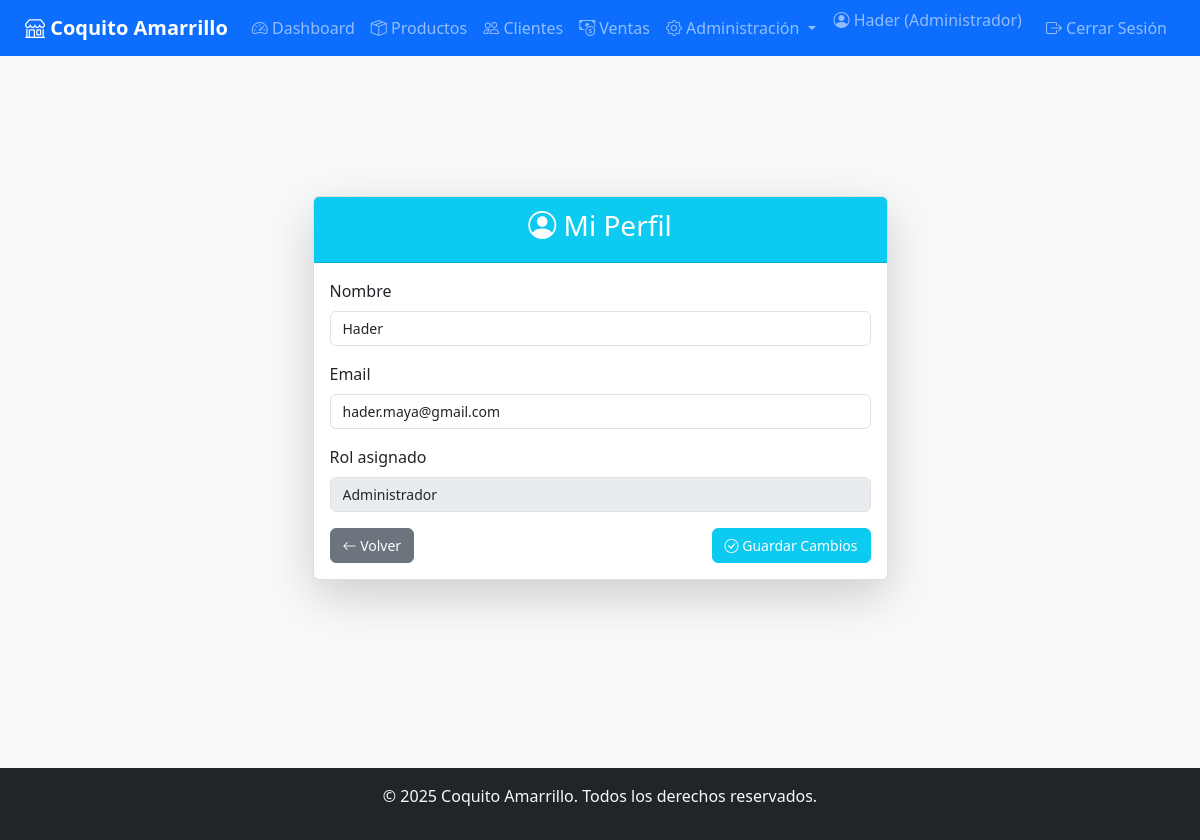
Page /profile (signed in) on the earlier database version.
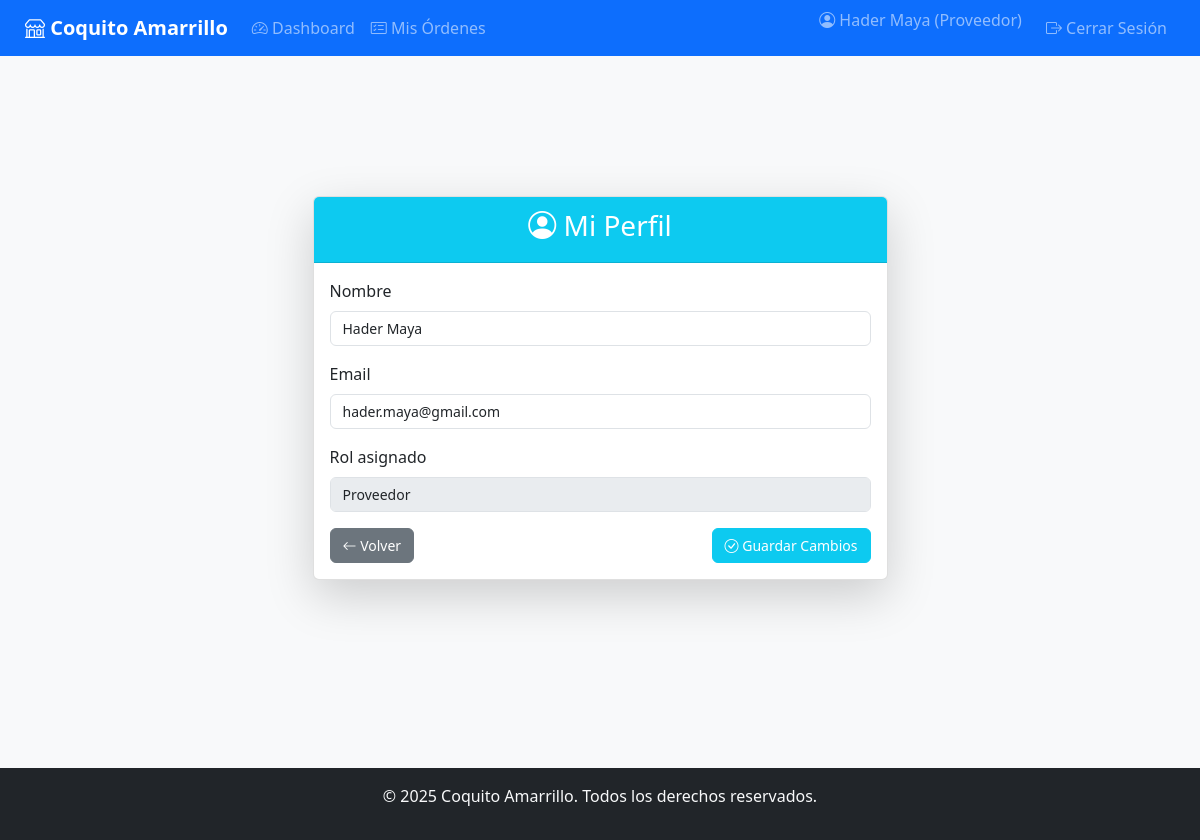
Same page on the later database version.
### app/models/user.py (models this page shows, shortened)
class User(UserMixin, db.Model):
    __tablename__ = 'usuarios'
    id_usuario = db.Column(db.Integer, primary_key=True)
    nombre = db.Column(db.String(100), nullable=False)
    email = db.Column(db.String(100), nullable=False, unique=True)
    _password_hash = db.Column('password', db.String(255), nullable=False)
    rol_id = db.Column(db.Integer, db.ForeignKey('roles.id_rol'), nullable=False)
    activo = db.Column(db.Boolean, default=True)  # Campo para soft delete
    fecha_eliminacion = db.Column(db.DateTime)    # Fecha de desactivación
    fecha_registro = db.Column(db.DateTime)
    rol = relationship('Role', back_populates='usuarios')
    empleado_asociado = relationship('Staff', back_populates='usuario')
    empleados = relationship('Supplier', back_populates='usuarios')
    @property
    def password(self):
        raise AttributeError('La contraseña no es legible')
    @password.setter
    def password(self, raw_password):
        self.validate_password_strength(raw_password)
        self._password_hash = bcrypt.generate_password_hash(raw_password).decode('utf-8')

### app/models/role.py (models this page shows, shortened)
class Role(db.Model):
    __tablename__ = 'roles'
    id_rol = db.Column(db.Integer, primary_key=True)
    nombre = db.Column(db.String(50), nullable=False, unique=True)
    descripcion = db.Column(db.String(150))
    activo = db.Column(db.Boolean, default=True)
    fecha_eliminacion = db.Column(db.DateTime)
    usuarios = relationship('User', back_populates='rol', cascade='save-update, merge')

### app/routes/auth.py (the view, shortened to what this page needs)
@auth_bp.route('/profile', methods=['GET', 'POST'])
@login_required
def profile():
    form = ProfileForm(obj=current_user)
    return render_template('auth/profile.html', form=form)

### app/forms.py
class ProfileForm(FlaskForm):
    nombre = StringField('Nombre', validators=[
        DataRequired(message='El nombre es requerido'),
        Length(min=2, max=100, message='Debe tener entre 2 y 100 caracteres')
    ])
    email = StringField('Email', validators=[
        DataRequired(message='El email es requerido'),
        Email(message='Debe ser un email válido')
    ])
    submit = SubmitField('Guardar')

### app/__init__.py (called while the page is built)
@login_manager.user_loader
def load_user(user_id):
    from app.models import User
    return User.query.get(int(user_id))

### app/templates/auth/profile.html (shortened to what this page needs)
{% extends "base.html" %}
{% block content %}
<div class="d-flex justify-content-center align-items-center" style="min-height: 80vh;">
    <div class="card shadow-lg w-50">
        <div class="card-header text-center bg-info text-white">
            <h3><i class="bi bi-person-circle"></i> Mi Perfil</h3>
        </div>
        <div class="card-body">
            <form method="POST" action="{{ url_for('auth.profile') }}">
                <div class="mb-3">
                    {{ form.nombre.label(class="form-label") }}
                    {{ form.nombre(class="form-control", placeholder="Nombre completo") }}
                </div>
                <div class="mb-3">
                    {{ form.email.label(class="form-label") }}
                    {{ form.email(class="form-control", placeholder="Correo electrónico") }}
                </div>
                <div class="mb-3">
                    <label class="form-label">Rol asignado</label>
                    <input type="text" class="form-control" value="{{ current_user.rol.nombre }}" readonly disabled>
                </div>
                <div class="d-flex justify-content-between">
                    <a href="{{ url_for('dashboard.dashboard') }}" class="btn btn-secondary">
                        <i class="bi bi-arrow-left"></i> Volver
                    </a>
                    <button type="submit" class="btn btn-info text-white">
                        <i class="bi bi-check-circle"></i> Guardar Cambios
                    </button>
                </div>
            </form>
        </div>
    </div>
</div
{% endblock %}

### app/templates/base.html (shortened to what the changed rows need)
<!DOCTYPE html>
<html lang="es">
<head>
    <link href="https://cdn.jsdelivr.net/npm/bootstrap@5.3.0/dist/css/bootstrap.min.css" rel="stylesheet">
    <link rel="stylesheet" href="https://cdn.jsdelivr.net/npm/bootstrap-icons@1.10.0/font/bootstrap-icons.css">
    <link rel="stylesheet" href="https://cdnjs.cloudflare.com/ajax/libs/font-awesome/6.4.0/css/all.min.css">
    <link rel="stylesheet" href="{{ url_for('static', filename='css/style.css') }}">
</head>
<body>
    <nav class="navbar navbar-expand-lg navbar-dark bg-primary">
        <div class="container-fluid">
            <div class="collapse navbar-collapse" id="navbarNav">
                <ul class="navbar-nav me-auto">
                    {% if current_user.is_authenticated %}
                    {% if current_user.rol.nombre in ['Administrador', 'Vendedor'] %}
                    <li class="nav-item">
                        <a class="nav-link" href="{{ url_for('products.list_products') }}">
                            <i class="bi bi-box-seam"></i> Productos
                        </a>
                    </li>
                    <li class="nav-item">
                        <a class="nav-link" href="{{ url_for('clients.list_clients') }}">
                            <i class="bi bi-people"></i> Clientes
                        </a>
                    </li>
                    <li class="nav-item">
                        <a class="nav-link" href="{{ url_for('sales.list_sales') }}">
                            <i class="bi bi-cash-coin"></i> Ventas
                        </a>
                    </li>
                    {% endif %}
                    {% if current_user.rol.nombre == 'Administrador' %}
                    <li class="nav-item dropdown">
                        <a class="nav-link dropdown-toggle" href="#" id="navbarDropdown" role="button"
                            data-bs-toggle="dropdown">
                            <i class="bi bi-gear"></i> Administración
                        </a>
                    </li>
                    {% endif %}
                    {% if current_user.rol.nombre == 'Proveedor' %}
                    <li class="nav-item">
                        <a class="nav-link" href="{{ url_for('suppliers.list_orders') }}">
                            <i class="bi bi-card-checklist"></i> Mis Órdenes
                        </a>
                    </li>
                    {% endif %}
                    {% endif %}
                </ul>
                <ul class="navbar-nav">
                    {% if current_user.is_authenticated %}
                    <li class="nav-item">
                        <span class="navbar-text me-3">
                            <i class="bi bi-person-circle"></i> {{ current_user.nombre }} ({{ current_user.rol.nombre
                            }})
                        </span>
                    </li>
                    <li class="nav-item">
                        <a class="nav-link" href="{{ url_for('auth.logout') }}">
                            <i class="bi bi-box-arrow-right"></i> Cerrar Sesión
                        </a>
                    </li>
                    {% else %}
                    <li class="nav-item">
                        <a class="nav-link" href="{{ url_for('auth.login') }}">
                            <i class="bi bi-box-arrow-in-right"></i> Iniciar Sesión
                        </a>
                    </li>
                    {% endif %}
                </ul>
            </div>
        </div>
    </nav>
    <div class="container-fluid mt-4">
        <div class="row">
            <main class="col-md-12">
                {% block content %}{% endblock %}
            </main>
        </div>
    </div>
</body>
</html>

Differences in the rows shown:
no longer on this page (row unchanged): Role: rol.nombre "Administrador"
changed User "hader.maya@gmail.com": nombre "Hader" → "Hader Maya"
now on this page (row unchanged): Role: rol.nombre "Proveedor"
Other differences:
text no longer shown: "Productos Clientes Ventas Administración"
text now shown: "Mis Órdenes"
